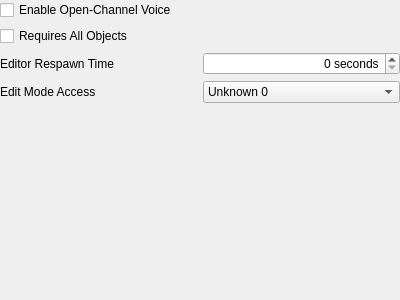
<?xml version="1.0" encoding="UTF-8"?>
<ui version="4.0">
 <class>PageForgeSettingsGeneral</class>
 <widget class="QWidget" name="PageForgeSettingsGeneral">
  <property name="geometry">
   <rect>
    <x>0</x>
    <y>0</y>
    <width>400</width>
    <height>300</height>
   </rect>
  </property>
  <property name="sizePolicy">
   <sizepolicy hsizetype="Expanding" vsizetype="Expanding">
    <horstretch>0</horstretch>
    <verstretch>0</verstretch>
   </sizepolicy>
  </property>
  <property name="windowTitle">
   <string>Form</string>
  </property>
  <layout class="QGridLayout" name="gridLayout">
   <property name="leftMargin">
    <number>0</number>
   </property>
   <property name="topMargin">
    <number>0</number>
   </property>
   <property name="rightMargin">
    <number>0</number>
   </property>
   <property name="bottomMargin">
    <number>0</number>
   </property>
   <item row="4" column="0" colspan="2">
    <spacer name="verticalSpacer_16">
     <property name="orientation">
      <enum>Qt::Vertical</enum>
     </property>
     <property name="sizeHint" stdset="0">
      <size>
       <width>397</width>
       <height>199</height>
      </size>
     </property>
    </spacer>
   </item>
   <item row="2" column="0">
    <widget class="QLabel" name="labelEditorRespawnTime">
     <property name="text">
      <string>Editor Respawn Time</string>
     </property>
    </widget>
   </item>
   <item row="1" column="0" colspan="2">
    <widget class="QCheckBox" name="fieldFlag1">
     <property name="text">
      <string>Requires All Objects</string>
     </property>
    </widget>
   </item>
   <item row="2" column="1">
    <widget class="QSpinBox" name="fieldEditorRespawnTime">
     <property name="alignment">
      <set>Qt::AlignRight|Qt::AlignTrailing|Qt::AlignVCenter</set>
     </property>
     <property name="suffix">
      <string> seconds</string>
     </property>
     <property name="maximum">
      <number>63</number>
     </property>
    </widget>
   </item>
   <item row="0" column="0" colspan="2">
    <widget class="QCheckBox" name="fieldGlobalVoice">
     <property name="text">
      <string>Enable Open-Channel Voice</string>
     </property>
    </widget>
   </item>
   <item row="3" column="1">
    <widget class="QComboBox" name="fieldEditModeAccess">
     <item>
      <property name="text">
       <string>Unknown 0</string>
      </property>
     </item>
     <item>
      <property name="text">
       <string>Unknown 1</string>
      </property>
     </item>
     <item>
      <property name="text">
       <string>Unknown 2</string>
      </property>
     </item>
     <item>
      <property name="text">
       <string>Unknown 3</string>
      </property>
     </item>
    </widget>
   </item>
   <item row="3" column="0">
    <widget class="QLabel" name="labelEditModeAccess">
     <property name="text">
      <string>Edit Mode Access</string>
     </property>
    </widget>
   </item>
  </layout>
 </widget>
 <resources/>
 <connections/>
</ui>
